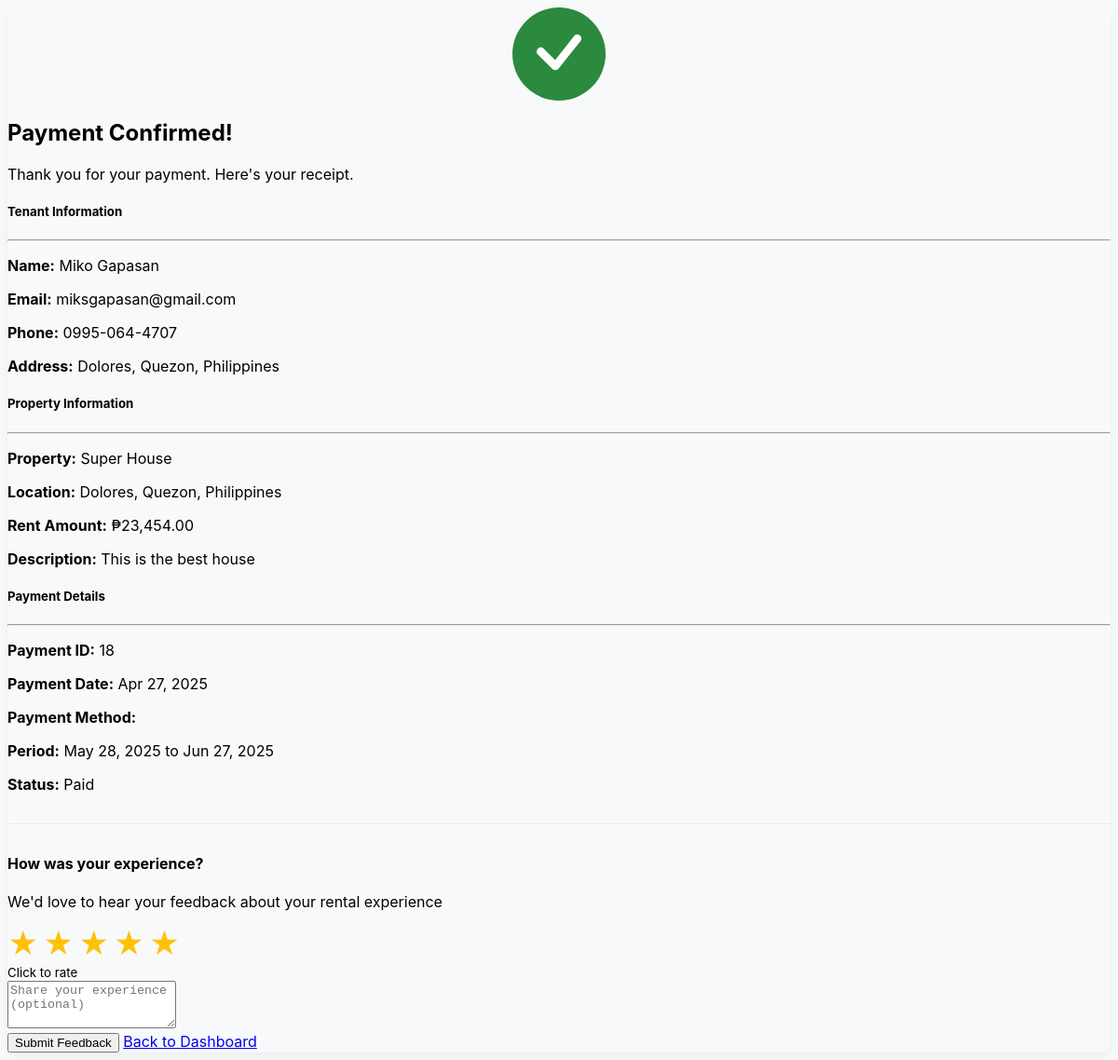
Before: /client/src/rating-property.php (signed in) with the older database file.
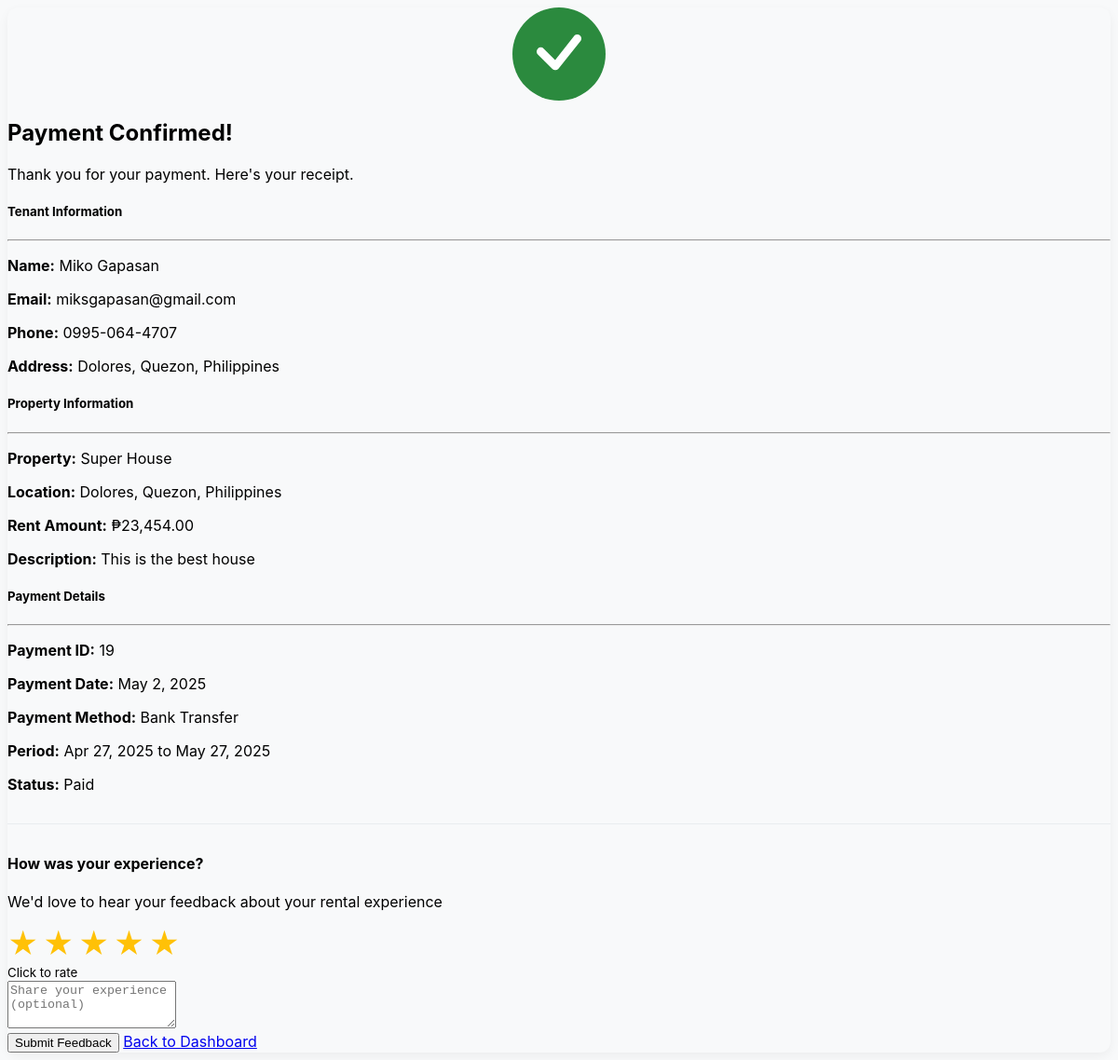
After: the same page with the newer database file.
### tables this page shows
CREATE TABLE `payments` (
  `payment_id` int(11) NOT NULL,
  `tenant_id` int(11) NOT NULL,
  `payment_start_date` date NOT NULL,
  `payment_end_date` date NOT NULL,
  `payment_status` enum('Paid','Pending','Overdue') NOT NULL DEFAULT 'Pending',
  `payment_date` date DEFAULT NULL,
  `payment_method` enum('GCash','Maya','Coins.ph','Bank Transfer','Credit/Debit Card') DEFAULT NULL
);

### client/src/rating-property.php (the view, shortened to what the changed rows need)
<?php
require_once '../database/config.php';
$user_id = $_SESSION['user_id'] ?? null;
$tenant_sql = "SELECT u.*, t.*, p.* FROM tenants t
               JOIN properties p ON t.property_id = p.property_id
               JOIN users u ON t.user_id = u.user_id
               WHERE t.user_id = $user_id AND t.tenant_status = 'active'";
$tenant_result = mysqli_query($conn, $tenant_sql);
$tenant_data = mysqli_fetch_assoc($tenant_result);
$payment_sql = "SELECT * FROM payments
                WHERE tenant_id = {$tenant_data['tenant_id']}
                ORDER BY payment_date DESC LIMIT 1";
$payment_result = mysqli_query($conn, $payment_sql);
$payment_data = mysqli_fetch_assoc($payment_result);
?>
<!DOCTYPE html>
<html lang="en">
<head>
</head>
<body>
<div class="container py-5">
    <div class="row justify-content-center">
        <div class="col-lg-8">
            <div class="confirmation-card card p-4 p-md-5 mb-4">
                <div class="text-center">
                    <h2 class="mb-3">Payment Confirmed!</h2>
                </div>
                <div class="card mb-4">
                    <div class="card-body">
                        <div class="row">
                            <div class="col-md-6">
                                <p><strong>Payment ID:</strong> <?= $payment_data['payment_id'] ?></p>
                                <p><strong>Payment Date:</strong> <?= date('M j, Y', strtotime($payment_data['payment_date'])) ?></p>
                                <p><strong>Payment Method:</strong> <?= $payment_data['payment_method'] ?></p>
                            </div>
                            <div class="col-md-6">
                                <p><strong>Period:</strong> <?= date('M j, Y', strtotime($payment_data['payment_start_date'])) ?> to <?= date('M j, Y', strtotime($payment_data['payment_end_date'])) ?></p>
                                <p><strong>Status:</strong> <span class="badge bg-success"><?= $payment_data['payment_status'] ?></span></p>
                            </div>
                        </div>
                    </div>
                </div>
            </div>
        </div>
    </div>
</div>
</body>
</html>

Changed rows visible on the page:
no longer on this page (row unchanged): payments: payment_id "18", payment_date "Apr 27, 2025", payment_start_date "May 28, 2025", payment_end_date "Jun 27, 2025", payment_status "Paid"
now on this page (row edited): payments: payment_id "19", payment_date "May 2, 2025", payment_method "Bank Transfer", payment_start_date "Apr 27, 2025", payment_end_date "May 27, 2025", payment_status "Paid"
